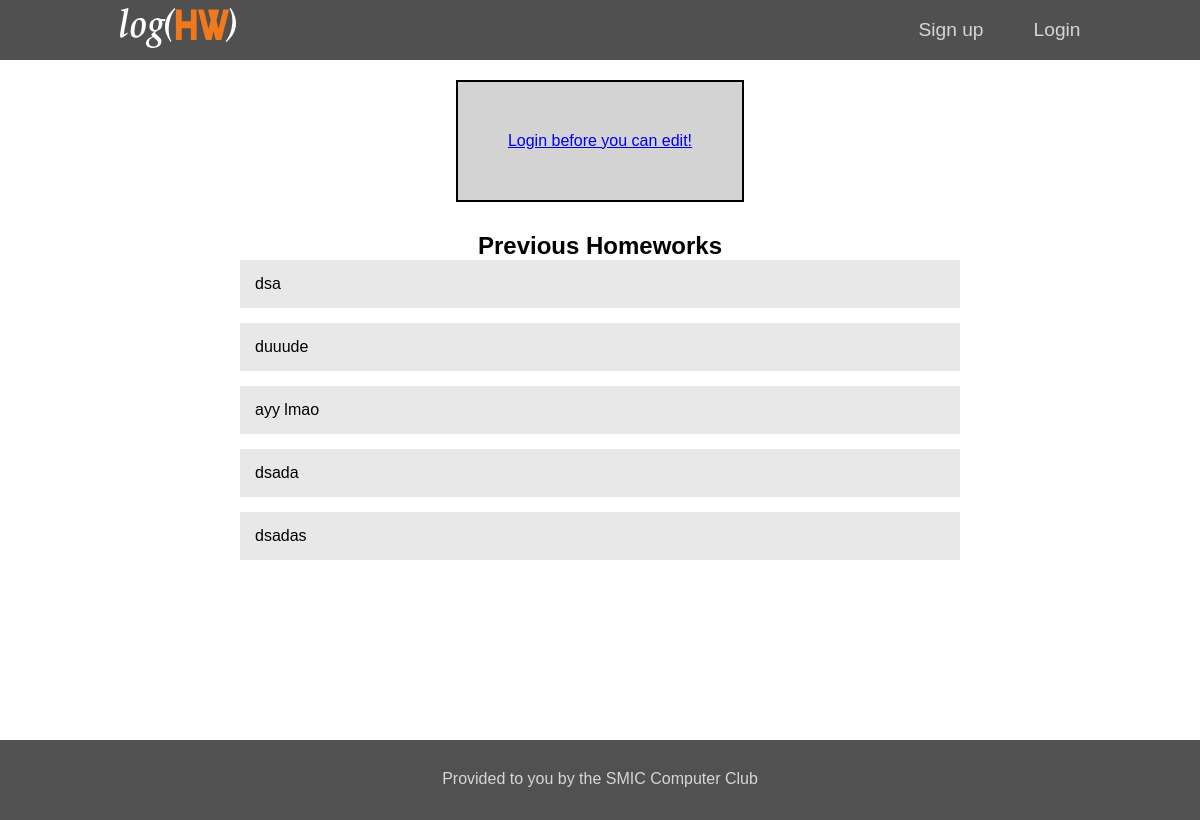
Screenshot of /log/7/ with the database file from the repository.
### log/models.py (models this page shows, shortened)
class Homework(models.Model):
    course = models.ForeignKey(Course, on_delete=models.CASCADE,null=True, blank=True)
    hw_text = models.CharField(max_length=200)
    pub_date = models.DateTimeField('date published')

### log/views.py (the view)
# urls.py: url(r'^(?P<course_id>[0-9]+)/$', views.detail, name='detail'),
def detail(request, course_id): #page to edit hw
    course = get_object_or_404(Course, pk=course_id)
    if request.method == 'POST':
        form = ChangeHWForm(request.POST)
        if form.is_valid():
            course.homework_set.create(hw_text=form.cleaned_data['hw_text'], pub_date=timezone.now())
            return redirect('home')
    else:
        form = ChangeHWForm({'hw':course.get_latest_hw})
    return render(request, 'detail.html', {'form': form,
                                            'course': course,
                                            'latest_hw_list': course.homework_set.order_by('-pub_date')[:5]})

### log/templates/detail.html (shortened to what this page needs)
{% extends 'base.html' %}
{% block content %}
  <div class="content-container">
    <div class="lgn-container">
      {% if user.is_authenticated %}
        <h1 class="content-heading">{{course.course_name}}</h2>
        <form method="post">
          {% csrf_token %}
          <div class="form-row">
            {{ form.hw_text }}
          </div>
          <button type="submit" class="btn">Save changes</button>
        </form>
      {% else %}
        <a href="{% url 'login' %}">Login before you can edit! </a>
      {% endif %}
    </div>
    <h2> Previous Homeworks </h2>
    {% for homework in latest_hw_list %}
    <div class="extra-hw-box">
      <p>{{homework.hw_text}}</p>
    </div>
    {% endfor %}
  </div>
{% endblock %}

### log/static/log/style.css (style rules this page uses)
* { margin: 0; padding: 0; box-sizing: border-box; }
body { font-family: "Helvetica", "Arial", sans-serif; }
html,body { height: 100%; }
.content-container { width: 100%; height: auto; display:flex; flex-direction: column; margin: 90px; margin: 0 auto; justify-content: center; align-items: center; }
.lgn-container { display: flex; flex-direction: column; justify-content: flex-start; margin-bottom: 30px; padding: 50px; background-color: lightgrey; border: 2px solid black; }
.extra-hw-box { display: flex; width: 90%; padding: 15px; background-color: #e8e8e8; margin-bottom: 15px; overflow-wrap: break-word; word-wrap: break-word; word-break: break-word; -ms-hyphens: auto; -moz-hyphens: auto; -webkit-hyphens: auto; hyphens: auto; }
@media only screen and (min-width: 961px) { .extra-hw-box { width: 60%; } }

### rows the page displays
Homework: hw_text "dsa"
Homework: hw_text "duuude"
Homework: hw_text "ayy lmao"
Homework: hw_text "dsada"
Homework: hw_text "dsadas"
